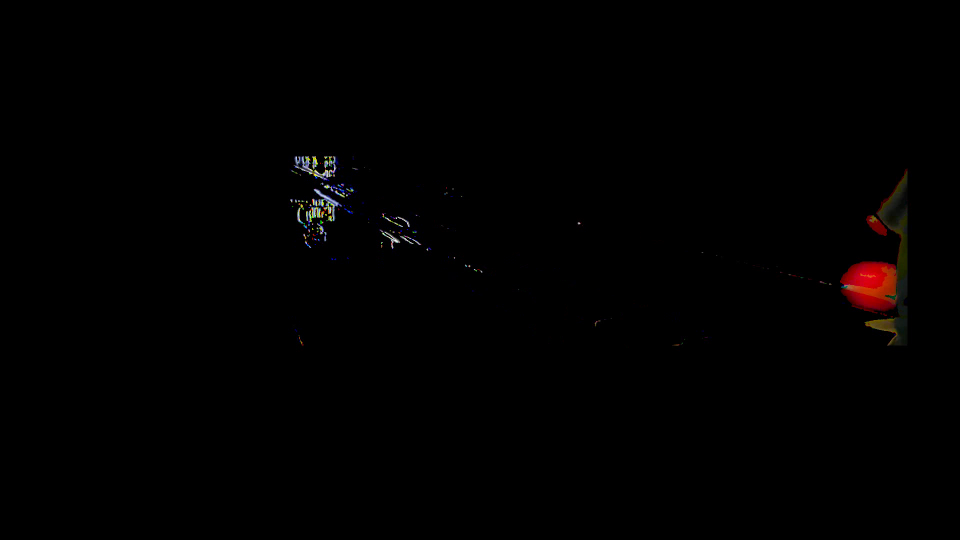
#> input picture frame 0 of resources/video_modified/mod.mp4, 1920 x 1080 px, given in place of default_test.mp4, which was not available (shown at 1/2 size)
$ python angular_speed.py
#> lines starting #> are read from the running program, lines starting #| are printed output that depends on the picture; after the words box and inside, x2 and y2 are one past the last pixel; in counts of white or black regions, pixels touching at a corner belong together; pictures that were not available may be replaced by others from this repository, and a replacement may not be noted
#> in find_first_ball_frame, frame is the input picture: shape (1080, 1920, 3); mean B, G, R 0.6, 0.7, 1.4
import cv2
import numpy as np
import matplotlib.pyplot as plt
from collections import deque
import math


class RotationAnalyzer:
    def __init__(self, video_path):
        self.video_path = video_path
        self.cap = cv2.VideoCapture(video_path)
        if not self.cap.isOpened():
            raise ValueError(f"Error: Could not open video file {video_path}")
        self.fps = self.cap.get(cv2.CAP_PROP_FPS)
        self.frame_count = int(self.cap.get(cv2.CAP_PROP_FRAME_COUNT))
        self.angular_speeds = []
        self.timestamps = []
        self.ball_centers = []
        self.ball_radii = []
        self.smoothing_window = 7
        self.speed_buffer = deque(maxlen=self.smoothing_window)
        self.feature_params = dict(maxCorners=100, qualityLevel=0.0001, minDistance=10, blockSize=7)
        self.lk_params = dict(winSize=(21, 21), maxLevel=3, criteria=(cv2.TERM_CRITERIA_EPS | cv2.TERM_CRITERIA_COUNT, 30, 0.01))
        self.p0 = None
        self.current_ball_center = None
        self.current_ball_radius = None
        self.initial_ball_area_estimate = None
        self.min_circularity = 0.7
        self.min_aspect_ratio = 0.8
        self.max_aspect_ratio = 1.2
        self.ransac_threshold = 5.0
        self.ransac_confidence = 0.99

    def detect_ball_center(self, frame, prev_center=None, prev_radius=None):
        gray = cv2.cvtColor(frame, cv2.COLOR_BGR2GRAY)
        _, thresh = cv2.threshold(gray, 0, 255, cv2.THRESH_BINARY + cv2.THRESH_OTSU)
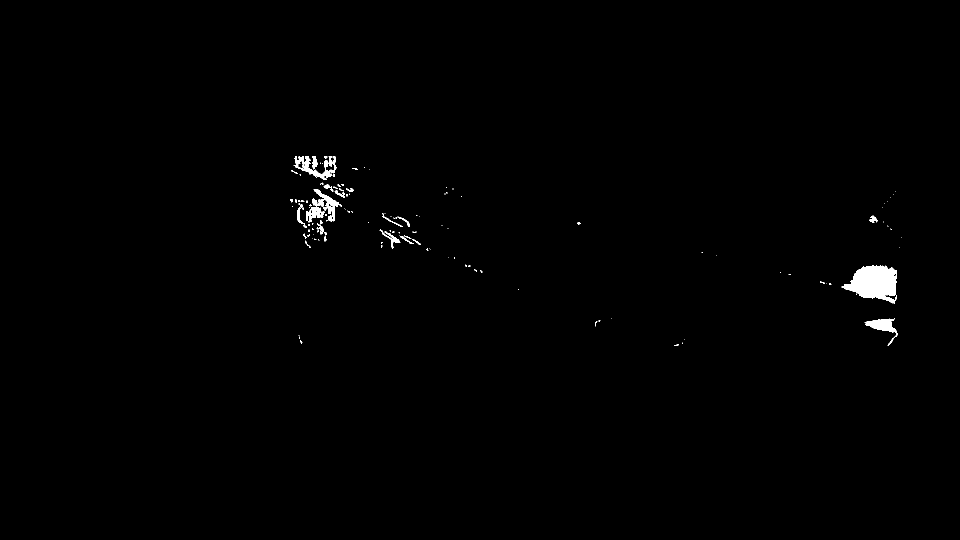
#> thresh: shape (1080, 1920) (shown at 1/2 size); 0.59% white; 139 white regions (104 under 20 px)
        contours, _ = cv2.findContours(thresh, cv2.RETR_EXTERNAL, cv2.CHAIN_APPROX_SIMPLE)
#> contours = 139 contours, 114 with area under 20; largest, box (x1, y1, x2, y2) and area: (1683, 531, 1794, 608) 5363, (587, 313, 673, 360) 1034, (1729, 636, 1795, 691) 1014, (627, 378, 684, 443) 830, (612, 414, 641, 445) 458
        potential_balls = []
        min_area_bound = 0
        max_area_bound = float('inf')
        if self.initial_ball_area_estimate is not None:
            min_area_bound = max(self.initial_ball_area_estimate * 0.1, 100)
            max_area_bound = min(self.initial_ball_area_estimate * 2.5, frame.shape[0] * frame.shape[1] * 0.2)
        for contour in contours:
            area = cv2.contourArea(contour)
            if not (min_area_bound < area < max_area_bound):
                continue
            (x, y), radius = cv2.minEnclosingCircle(contour)
            center = (int(x), int(y))
            radius = int(radius)
            if radius == 0:
                continue
            circle_area = math.pi * (radius ** 2)
            circularity = area / circle_area if circle_area > 0 else 0
            x_rect, y_rect, w_rect, h_rect = cv2.boundingRect(contour)
            aspect_ratio = float(w_rect) / h_rect if h_rect > 0 else 0
            if circularity > self.min_circularity and self.min_aspect_ratio < aspect_ratio < self.max_aspect_ratio:
                potential_balls.append({'center': center, 'radius': radius, 'area': area})
#> this loop made 139 passes
#> (area, x, y, radius, center, circle_area, circularity, x_rect) on passes 9, 22, 36, 41, 52: (1014, 1761.7, 658.3, 35, (1761, 658), 3848.5, 0.263, 1729), (5363, 1741.8, 570.8, 58, (1741, 570), 10568.3, 0.507, 1683), (32, 832.5, 483, 9, (832, 483), 254.5, 0.126, 824), (20.5, 649.5, 477, 5, (649, 477), 78.54, 0.261, 649), (234, 781.2, 475.9, 20, (781, 475), 1256.6, 0.186, 764)
#> (area, x, y, radius, circle_area, circularity, x_rect, y_rect) on passes 35, 43: (20, 616, 488, 8, 201.1, 0.0995, 610, 481), (60, 813, 479, 16, 804.2, 0.0746, 799, 471)
#> after the loop, potential_balls = 10 items
        if not potential_balls:
            return None, None
        if prev_center is not None:
            potential_balls.sort(key=lambda b: (np.linalg.norm(np.array(b['center']) - np.array(prev_center)), -b['area']))
        else:
            potential_balls.sort(key=lambda b: -b['area'])
        best_ball = potential_balls[0]
#> best_ball = {'center': (693, 390), 'radius': 1, 'area': 8}
        return best_ball['center'], best_ball['radius']

    def initialize_feature_tracking(self, frame, center, radius):
        mask = np.zeros_like(cv2.cvtColor(frame, cv2.COLOR_BGR2GRAY))
        tight_radius = int(radius * 0.6)
        cv2.circle(mask, center, tight_radius, 255, -1)
        p0 = cv2.goodFeaturesToTrack(cv2.cvtColor(frame, cv2.COLOR_BGR2GRAY), mask=mask, **self.feature_params)
        if p0 is not None:
            filtered = []
            for pt in p0:
                x, y = pt[0]
                if np.linalg.norm(np.array([x, y]) - np.array(center)) <= radius * 0.65:
                    filtered.append([[x, y]])
            p0 = np.array(filtered, dtype=np.float32) if filtered else None
        self.p0 = p0
        return p0

    # [40 lines left out: functions track_ball_klt, smooth_angular_speed, not called in this run]

    def is_speed_valid(self, speed):
        return speed is not None and not np.isnan(speed) and not np.isinf(speed) and 0 <= speed <= 200

    def find_first_ball_frame(self, max_search_frames=300):
        frame_number = 0
        self.cap.set(cv2.CAP_PROP_POS_FRAMES, 0)
        while frame_number < min(max_search_frames, self.frame_count):
            ret, frame = self.cap.read()
            if not ret:
                break
            ball_center, ball_radius = self.detect_ball_center(frame)
#> ball_center = (693, 390); ball_radius = 1
            if ball_center is not None and ball_radius is not None:
                self.initial_ball_area_estimate = math.pi * (ball_radius ** 2)
#> self.initial_ball_area_estimate = 3.14
                self.cap.set(cv2.CAP_PROP_POS_FRAMES, frame_number)
                return frame_number, frame, ball_center, ball_radius
            frame_number += 1
        return None, None, None, None

    def analyze_video(self):
        start_frame_num, prev_frame, initial_center, initial_radius = self.find_first_ball_frame()
#> start_frame_num = 0; initial_center = (693, 390); initial_radius = 1
        if start_frame_num is None:
            print("Error: Could not detect ball in initial frames. Exiting.")
            return
        self.current_ball_center = initial_center
#> self.current_ball_center = (693, 390)
        self.current_ball_radius = initial_radius
#> self.current_ball_radius = 1
        print(f"Starting analysis from frame {start_frame_num}. Initial center: {initial_center}, radius: {initial_radius}")
#| Starting analysis from frame 0. Initial center: (693, 390), radius: 1
        print(f"Video FPS: {self.fps}")
        self.p0 = self.initialize_feature_tracking(prev_frame, initial_center, initial_radius)
#> in initialize_feature_tracking, `tight_radius = int(radius * 0.6)`: tight_radius = 0
#> in initialize_feature_tracking, `cv2.circle(mask, center, tight_radius, 255, -1)`:
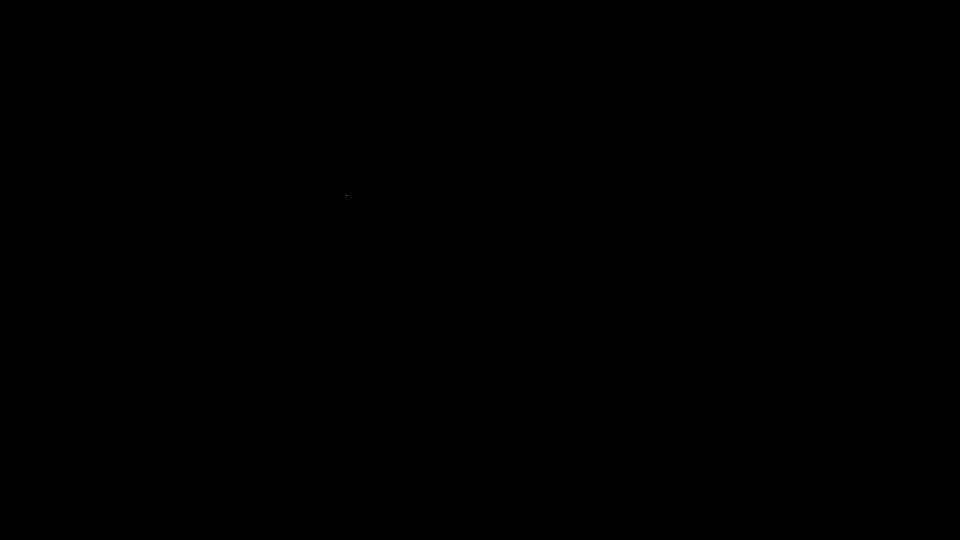
#> mask: shape (1080, 1920) (shown at 1/2 size); 0% white in thin lines or dots, all inside (x1, y1, x2, y2) = (693, 390, 694, 391)
#> in initialize_feature_tracking, `p0 = cv2.goodFeaturesToTrack(cv2.cvtColor(frame, cv2.COLOR_BGR2GRAY), ..`: p0 = None
        frame_number = start_frame_num + 1
#> frame_number = 1
        dt = 1.0 / self.fps
        while True:
            ret, curr_frame = self.cap.read()
            if not ret:
                break
            new_center = None
            new_radius = None
            angular_displacement_rad = None
            tracked_features_vis = None
            if self.p0 is not None and len(self.p0) >= 5:
                new_center_klt, new_radius_klt, angular_disp, tracked_features_vis = self.track_ball_klt(prev_frame, curr_frame, self.p0)
                if tracked_features_vis is not None and len(tracked_features_vis) < 5:
                    self.p0 = self.initialize_feature_tracking(curr_frame, self.current_ball_center, self.current_ball_radius)
                    new_center_klt, new_radius_klt, angular_disp, tracked_features_vis = self.track_ball_klt(prev_frame, curr_frame, self.p0)
                if new_center_klt is not None:
                    new_center = new_center_klt
                    new_radius = new_radius_klt
                    angular_displacement_rad = angular_disp
            if new_center is None or new_radius is None:
                new_center_contour, new_radius_contour = self.detect_ball_center(curr_frame, self.current_ball_center, self.current_ball_radius)
#> the loop in detect_ball_center (call 2), `for contour in contours:` made 139 passes
#> area on passes 9, 22, 35, 36, 41, 43, 52: 1014, 5363, 20, 32, 20.5, 60, 234
                if new_center_contour is not None:
                    new_center = new_center_contour
                    new_radius = new_radius_contour
                    self.current_ball_center = new_center
                    self.current_ball_radius = new_radius
                    self.p0 = self.initialize_feature_tracking(curr_frame, new_center, new_radius)
                    angular_displacement_rad = None
            if tracked_features_vis is not None:
                cv2.putText(curr_frame, f"Tracked features: {len(tracked_features_vis)}", (10, 30), cv2.FONT_HERSHEY_SIMPLEX, 1, (0, 255, 0), 2)
                for point in tracked_features_vis:
                    x, y = int(point[0]), int(point[1])
                    cv2.circle(curr_frame, (x, y), 3, (0, 255, 0), -1)
            if new_center is not None and new_radius is not None:
                self.current_ball_center = new_center
                self.current_ball_radius = new_radius
                if angular_displacement_rad is not None:
                    raw_angular_speed = abs(angular_displacement_rad) / dt
                    if self.is_speed_valid(raw_angular_speed):
                        smoothed_speed = self.smooth_angular_speed(raw_angular_speed)
                        if smoothed_speed is not None:
                            self.angular_speeds.append(smoothed_speed)
                            self.timestamps.append((frame_number - start_frame_num) / self.fps)
                            self.ball_centers.append(self.current_ball_center)
                            self.ball_radii.append(self.current_ball_radius)
                            if frame_number % 10 == 0:
                                print(f"Frame {frame_number}: Center={self.current_ball_center}, Radius={self.current_ball_radius}, Speed={smoothed_speed:.2f} rad/s")
                        else:
                            self.angular_speeds.append(None)
                            self.timestamps.append((frame_number - start_frame_num) / self.fps)
                            self.ball_centers.append(self.current_ball_center)
                            self.ball_radii.append(self.current_ball_radius)
                    else:
                        self.angular_speeds.append(None)
                        self.timestamps.append((frame_number - start_frame_num) / self.fps)
                        self.ball_centers.append(self.current_ball_center)
                        self.ball_radii.append(self.current_ball_radius)
                else:
                    self.angular_speeds.append(None)
                    self.timestamps.append((frame_number - start_frame_num) / self.fps)
                    self.ball_centers.append(self.current_ball_center)
                    self.ball_radii.append(self.current_ball_radius)
            else:
                self.angular_speeds.append(None)
                self.timestamps.append((frame_number - start_frame_num) / self.fps)
                self.ball_centers.append(None)
                self.ball_radii.append(None)
            vis_frame = curr_frame.copy()
            if self.current_ball_center is not None and self.current_ball_radius is not None:
                cv2.circle(vis_frame, self.current_ball_center, int(self.current_ball_radius), (0, 255, 0), 2)
#> vis_frame: shape (1080, 1920, 3); under 0.01% of pixels changed, all inside (x1, y1, x2, y2) = (691, 388, 696, 393)
                cv2.circle(vis_frame, self.current_ball_center, 4, (0, 0, 255), -1)
#> vis_frame: shape (1080, 1920, 3); mean B, G, R 0.6, 0.7, 1.4
                if tracked_features_vis is not None:
                    for point in tracked_features_vis:
                        x, y = point.ravel().astype(int)
                        cv2.circle(vis_frame, (x, y), 3, (255, 0, 0), -1)
            if self.angular_speeds and self.angular_speeds[-1] is not None:
                text = f"Angular Speed: {self.angular_speeds[-1]:.2f} rad/s (Radius: {self.current_ball_radius})"
                cv2.putText(vis_frame, text, (10, 30), cv2.FONT_HERSHEY_SIMPLEX, 0.8, (0, 255, 255), 2)
            else:
                cv2.putText(vis_frame, "Angular Speed: N/A", (10, 30), cv2.FONT_HERSHEY_SIMPLEX, 0.8, (0, 255, 255), 2)
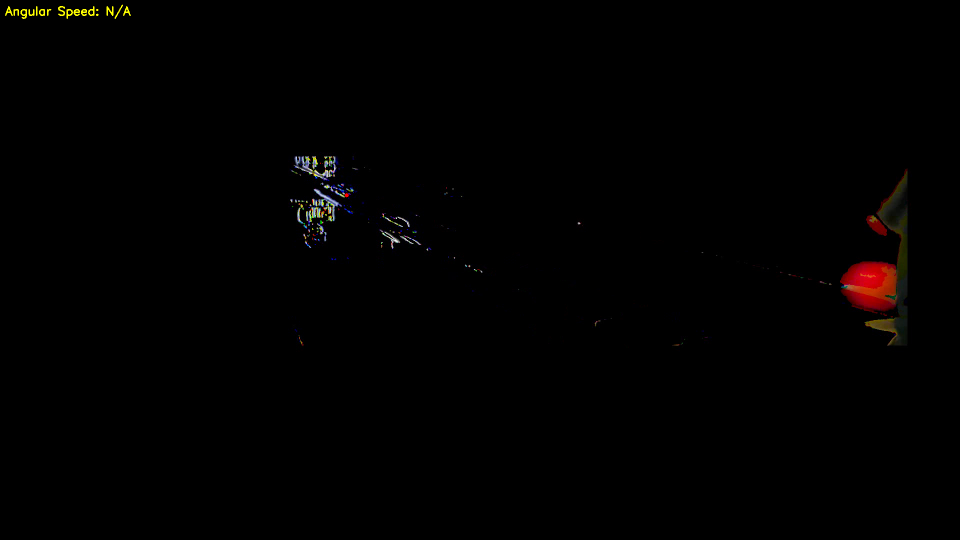
#> vis_frame: shape (1080, 1920, 3) (shown at 1/2 size); mean B, G, R 0.6, 0.9, 1.6
            cv2.imshow("Bowling Ball Analysis", vis_frame)
            if cv2.waitKey(1) & 0xFF == ord('q'):
#> (key q is pressed here)
                break
            prev_frame = curr_frame.copy()
            frame_number += 1
        self.cap.release()
        cv2.destroyAllWindows()

    def plot_results(self):
        valid_angular_speeds = [speed for speed in self.angular_speeds if speed is not None]
        valid_timestamps_speed = [self.timestamps[i] for i, speed in enumerate(self.angular_speeds) if speed is not None]
#> valid_timestamps_speed = []

        if not valid_angular_speeds:
            print("No valid data")
            return

        plt.figure(figsize=(12, 4))

        plt.plot(valid_timestamps_speed, valid_angular_speeds, 'b-', linewidth=2)
        plt.title('Angular speed over time')
        plt.xlabel('Time (seconds)')
        plt.ylabel('Angular speed (rad/s)')
        plt.grid(True, alpha=0.3)

        plt.show()

        print(f"\nResults Summary (Angular Speed):")
        print(f"Average angular speed: {np.mean(valid_angular_speeds):.2f} ± {np.std(valid_angular_speeds):.2f} rad/s")
        print(f"Speed range: {np.min(valid_angular_speeds):.2f} to {np.max(valid_angular_speeds):.2f} rad/s")
        print(f"Total valid measurements: {len(valid_angular_speeds)}")

if __name__ == "__main__":
    video_path = "resources/videos/tracking/nothing_2a/default_test.mp4"
    analyzer = RotationAnalyzer(video_path)
    print("Starting bowling ball analysis with improved KLT and RANSAC...")
    analyzer.analyze_video()
    print("Analysis complete. Plotting results...")
    analyzer.plot_results()
